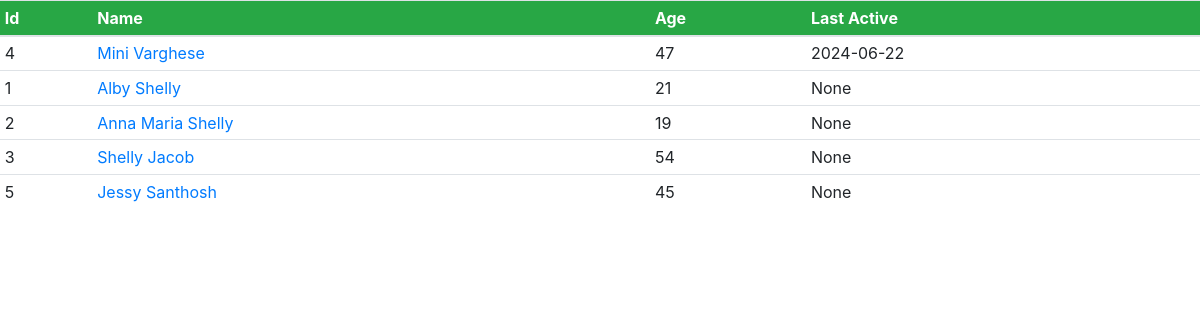
The page /evangelist_list on the database as committed earlier.
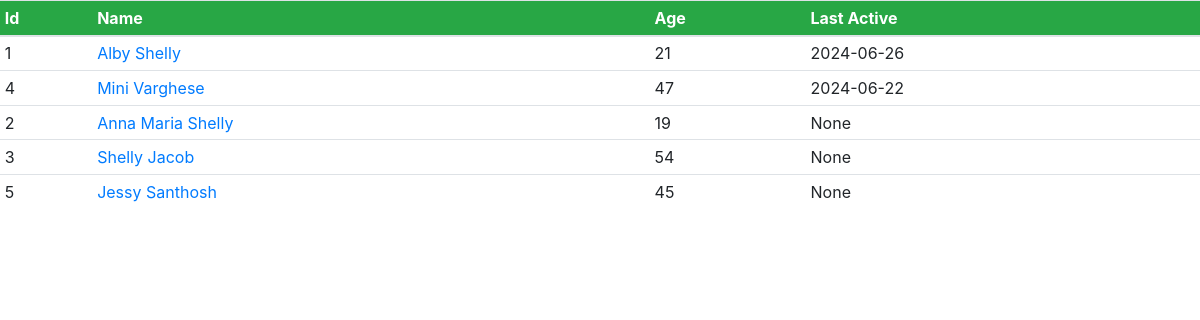
The same page on the database as committed later.
### tables this page shows
CREATE TABLE "evangelists"(
	"id" INTEGER PRIMARY KEY AUTOINCREMENT,
	"name" TEXT NOT NULL,
	"age" INTEGER NOT NULL,
	"gender" TEXT NOT NULL,
	"last_active" DATETIME
);

### app.py (the view)
@app.route("/evangelist_list")
def evangelist_list():
    result = db.execute("SELECT * FROM evangelists ORDER BY last_active DESC")
    return render_template("evangelist_list.html", result=result)

### templates/evangelist_list.html (shortened to what this page needs)
<!DOCTYPE html>
<html lang="en">
<head>
    <link rel="stylesheet" href="https://cdn.jsdelivr.net/npm/bootstrap@4.0.0/dist/css/bootstrap.min.css">
</head>
<body>
    <table class="table table-hover table-sm" style="width: 100%">
        <thead>
          <tr class="bg-success text-white">
            <th scope="col">Id</th>
            <th scope="col">Name</th>
            <th scope="col">Age</th>
            <th scope="col">Last Active</th>
          </tr>
        </thead>
        <tbody>
       	{% for res in result %}
            <tr>
                <td>{{ res["id"] }}</td>
                <td>
                    <a href="/single_evangelist_work?id={{ res["id"]}}">
                    {{ res["name"] }}
                    </a>
                </td>
                <td>{{ res["age"] }}</td>
                <td>{{ res["last_active"] }}</td>
            </tr>
	    {% endfor %}
        </tbody>
      </table>
</body>
</html>

Rows that differ between the two databases and show on the page:
changed evangelists "Alby Shelly": last_active "None" → "2024-06-26"; moves up the list
